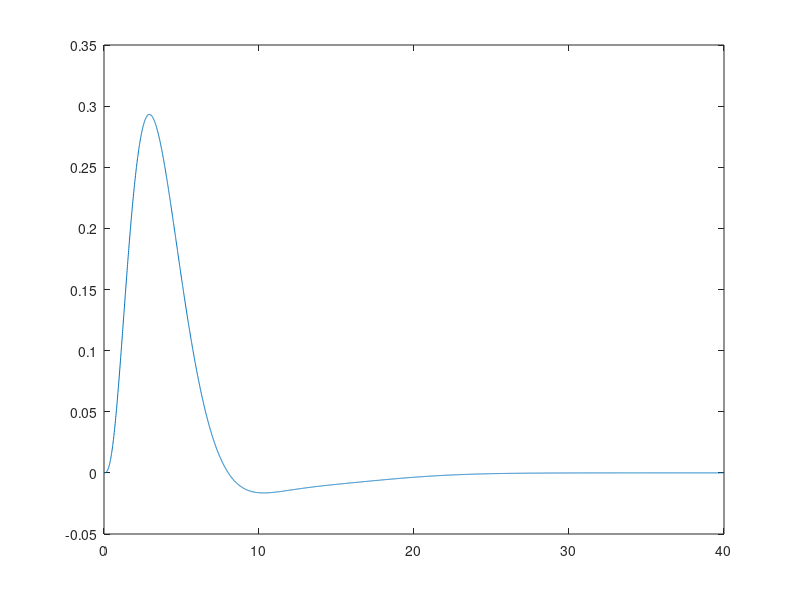
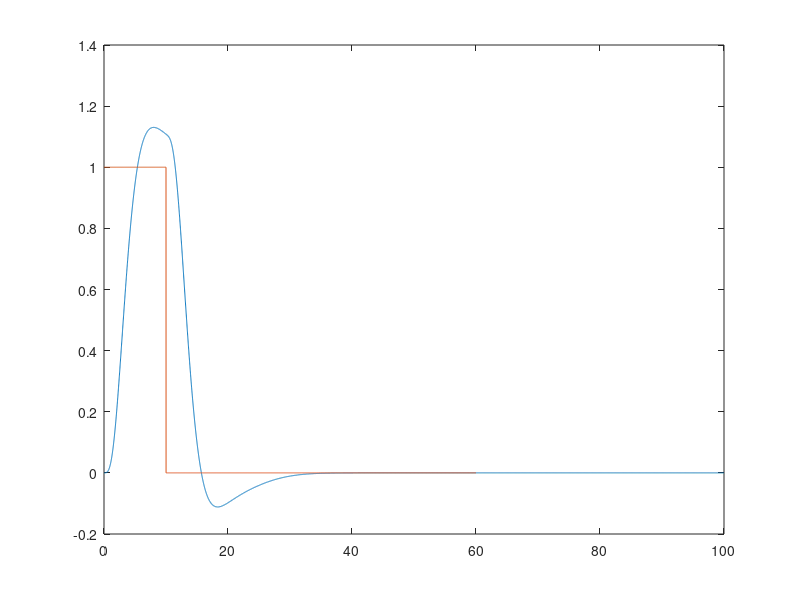

MATLAB code to generate these figures, in order:
%% Difference of two gamma functions hrf proposed by Glover (1999)

% Clear all workspaces
clear all;

% Set the parameter values of the hrf
teta1 = 100;
teta2 = -20;
teta3 = -5;


% Define the time axis, i.e., from 0 to 30 sec in .01 sec increments
thrf = 0:0.01:40;

% Create the hrf (one gamma function primarily models the early peak in the
% hrf, another gamma function primarily models the late dip)
b1 = 1/factorial(3)*thrf.^3.*exp(-thrf);
b2 = 1/factorial(7)*thrf.^7.*exp(-thrf);
b3 = 1/factorial(15)*thrf.^15.*exp(-thrf);
hrf = teta1*b1+teta2*b2+teta3*b3;
C = trapz(thrf, hrf); % Integral of the hrf, in order to guarantee that the area under the hrf is 1.
hrf = hrf/C;
% C = trapz(t60, hrf) % Check that hrf is normalized

% Plot the hrf
figure(1); plot(thrf,hrf);

% Define the boxcar function (boxcar models of hypothetical neural
% activation that persist for 10 seconds)
tbox = 0:0.01:60;
box = [ones(1,1001), zeros(1,5000)];

% Compute the convolution. Divide by 100 to set time unit at .01 sec
tBOLD=0:0.01:((length(hrf)+length(box)-1)-1)/100;
BOLD = conv(box,hrf)/100;

% Plot the predicted BOLD response
figure(2); plot(tBOLD,BOLD,tbox,box);